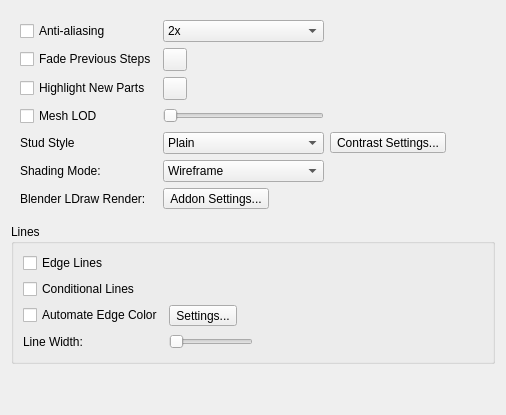
     <widget class="QWidget" name="tabRendering">
      <attribute name="title">
       <string>Rendering</string>
      </attribute>
      <layout class="QVBoxLayout" name="verticalLayout_8">
       <item>
        <widget class="QWidget" name="widget" native="true">
         <layout class="QGridLayout" name="gridLayout">
          <item row="12" column="0">
           <widget class="QCheckBox" name="MeshLOD">
            <property name="text">
             <string>Mesh LOD</string>
            </property>
           </widget>
          </item>
          <item row="10" column="1">
           <widget class="QToolButton" name="FadeStepsColor">
            <property name="text">
             <string/>
            </property>
           </widget>
          </item>
          <item row="14" column="1">
           <widget class="QComboBox" name="ShadingMode">
            <item>
             <property name="text">
              <string>Wireframe</string>
             </property>
            </item>
            <item>
             <property name="text">
              <string>Flat Shading</string>
             </property>
            </item>
            <item>
             <property name="text">
              <string>Default Lights</string>
             </property>
            </item>
           </widget>
          </item>
          <item row="10" column="0">
           <widget class="QCheckBox" name="FadeSteps">
            <property name="text">
             <string>Fade Previous Steps</string>
            </property>
           </widget>
          </item>
          <item row="12" column="1">
           <widget class="QSlider" name="MeshLODSlider">
            <property name="sizePolicy">
             <sizepolicy hsizetype="Minimum" vsizetype="Fixed">
              <horstretch>0</horstretch>
              <verstretch>0</verstretch>
             </sizepolicy>
            </property>
            <property name="orientation">
             <enum>Qt::Horizontal</enum>
            </property>
            <property name="tickPosition">
             <enum>QSlider::NoTicks</enum>
            </property>
           </widget>
          </item>
          <item row="12" column="2">
           <widget class="QLabel" name="MeshLODLabel">
            <property name="text">
             <string/>
            </property>
           </widget>
          </item>
          <item row="0" column="0">
           <widget class="QCheckBox" name="antiAliasing">
            <property name="text">
             <string>Anti-aliasing</string>
            </property>
           </widget>
          </item>
          <item row="13" column="0">
           <widget class="QLabel" name="label_24">
            <property name="text">
             <string>Stud Style</string>
            </property>
           </widget>
          </item>
          <item row="11" column="0">
           <widget class="QCheckBox" name="HighlightNewParts">
            <property name="text">
             <string>Highlight New Parts</string>
            </property>
           </widget>
          </item>
          <item row="14" column="0">
           <widget class="QLabel" name="label_3">
            <property name="text">
             <string>Shading Mode:</string>
            </property>
           </widget>
          </item>
          <item row="13" column="1">
           <widget class="QComboBox" name="studStyleCombo">
            <item>
             <property name="text">
              <string>Plain</string>
             </property>
            </item>
            <item>
             <property name="text">
              <string>Thin Lines Logo</string>
             </property>
            </item>
            <item>
             <property name="text">
              <string>Outline Logo</string>
             </property>
            </item>
            <item>
             <property name="text">
              <string>Sharp Top Logo</string>
             </property>
            </item>
            <item>
             <property name="text">
              <string>Rounded Top Logo</string>
             </property>
            </item>
            <item>
             <property name="text">
              <string>Flattened Logo</string>
             </property>
            </item>
            <item>
             <property name="text">
              <string>High Contrast</string>
             </property>
            </item>
            <item>
             <property name="text">
              <string>High Contrast with Logo</string>
             </property>
            </item>
           </widget>
          </item>
          <item row="13" column="2">
           <widget class="QToolButton" name="HighContrastButton">
            <property name="text">
             <string>Contrast Settings...</string>
            </property>
           </widget>
          </item>
          <item row="0" column="3">
           <spacer name="horizontalSpacer_2">
            <property name="orientation">
             <enum>Qt::Horizontal</enum>
            </property>
            <property name="sizeHint" stdset="0">
             <size>
              <width>40</width>
              <height>20</height>
             </size>
            </property>
           </spacer>
          </item>
          <item row="0" column="1">
           <widget class="QComboBox" name="antiAliasingSamples">
            <item>
             <property name="text">
              <string>2x</string>
             </property>
            </item>
            <item>
             <property name="text">
              <string>4x</string>
             </property>
            </item>
            <item>
             <property name="text">
              <string>8x</string>
             </property>
            </item>
           </widget>
          </item>
          <item row="11" column="1">
           <widget class="QToolButton" name="HighlightNewPartsColor">
            <property name="text">
             <string/>
            </property>
           </widget>
          </item>
          <item row="15" column="0">
           <widget class="QLabel" name="label_39">
            <property name="text">
             <string>Blender LDraw Render:</string>
            </property>
           </widget>
          </item>
          <item row="15" column="1">
           <widget class="QToolButton" name="BlenderAddonSettingsButton">
            <property name="text">
             <string>Addon Settings...</string>
            </property>
           </widget>
          </item>
         </layout>
        </widget>
       </item>
       <item>
        <widget class="QGroupBox" name="groupBox_8">
         <property name="title">
          <string>Lines</string>
         </property>
         <layout class="QGridLayout" name="gridLayout_5">
          <item row="3" column="2">
           <widget class="QLabel" name="LineWidthLabel">
            <property name="text">
             <string/>
            </property>
           </widget>
          </item>
          <item row="1" column="0">
           <widget class="QCheckBox" name="ConditionalLinesCheckBox">
            <property name="text">
             <string>Conditional Lines</string>
            </property>
           </widget>
          </item>
          <item row="3" column="3">
           <spacer name="horizontalSpacer_9">
            <property name="orientation">
             <enum>Qt::Horizontal</enum>
            </property>
            <property name="sizeHint" stdset="0">
             <size>
              <width>40</width>
              <height>20</height>
             </size>
            </property>
           </spacer>
          </item>
          <item row="3" column="0">
           <widget class="QLabel" name="label_26">
            <property name="text">
             <string>Line Width:</string>
            </property>
           </widget>
          </item>
          <item row="3" column="1">
           <widget class="QSlider" name="LineWidthSlider">
            <property name="sizePolicy">
             <sizepolicy hsizetype="Minimum" vsizetype="Fixed">
              <horstretch>0</horstretch>
              <verstretch>0</verstretch>
             </sizepolicy>
            </property>
            <property name="orientation">
             <enum>Qt::Horizontal</enum>
            </property>
            <property name="tickPosition">
             <enum>QSlider::NoTicks</enum>
            </property>
           </widget>
          </item>
          <item row="0" column="0">
           <widget class="QCheckBox" name="edgeLines">
            <property name="text">
             <string>Edge Lines</string>
            </property>
           </widget>
          </item>
          <item row="2" column="0">
           <widget class="QCheckBox" name="AutomateEdgeColor">
            <property name="text">
             <string>Automate Edge Color</string>
            </property>
           </widget>
          </item>
          <item row="2" column="1">
           <widget class="QToolButton" name="AutomateEdgeColorButton">
            <property name="text">
             <string>Settings...</string>
            </property>
           </widget>
          </item>
         </layout>
        </widget>
       </item>
       <item>
        <spacer name="verticalSpacer">
         <property name="orientation">
          <enum>Qt::Vertical</enum>
         </property>
         <property name="sizeHint" stdset="0">
          <size>
           <width>20</width>
           <height>40</height>
          </size>
         </property>
        </spacer>
       </item>
      </layout>
     </widget>
